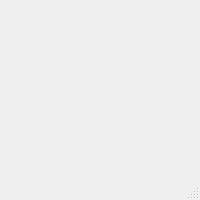
<?xml version="1.0" encoding="UTF-8"?>
<ui version="4.0">
 <class>GameView</class>
 <widget class="QMainWindow" name="GameView">
  <property name="geometry">
   <rect>
    <x>0</x>
    <y>0</y>
    <width>200</width>
    <height>200</height>
   </rect>
  </property>
  <property name="minimumSize">
   <size>
    <width>200</width>
    <height>200</height>
   </size>
  </property>
  <property name="maximumSize">
   <size>
    <width>200</width>
    <height>200</height>
   </size>
  </property>
  <property name="baseSize">
   <size>
    <width>200</width>
    <height>200</height>
   </size>
  </property>
  <property name="windowTitle">
   <string>GameView</string>
  </property>
  <widget class="QWidget" name="centralwidget"/>
  <widget class="QMenuBar" name="menubar">
   <property name="geometry">
    <rect>
     <x>0</x>
     <y>0</y>
     <width>200</width>
     <height>20</height>
    </rect>
   </property>
  </widget>
  <widget class="QStatusBar" name="statusbar"/>
 </widget>
 <resources/>
 <connections/>
</ui>
